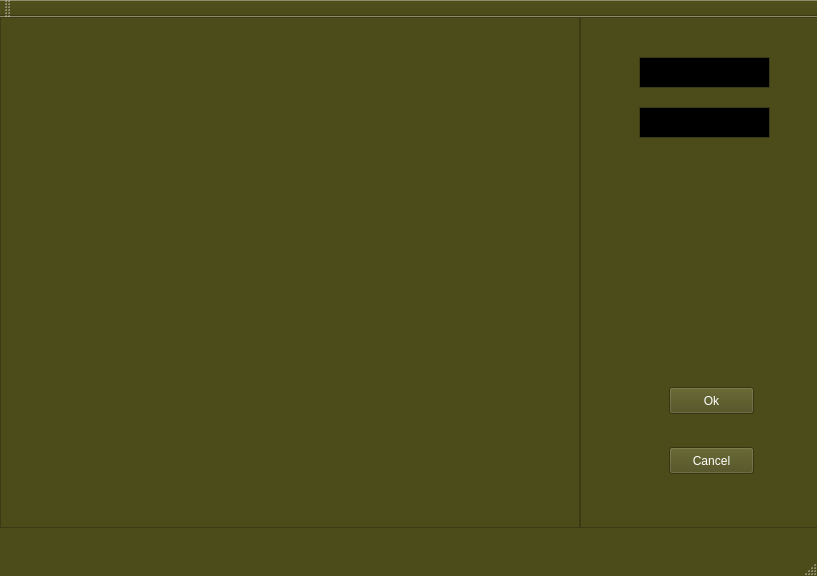
<?xml version="1.0" encoding="UTF-8"?>
<ui version="4.0">
 <class>MainWindow</class>
 <widget class="QMainWindow" name="MainWindow">
  <property name="enabled">
   <bool>true</bool>
  </property>
  <property name="geometry">
   <rect>
    <x>0</x>
    <y>0</y>
    <width>817</width>
    <height>576</height>
   </rect>
  </property>
  <property name="sizePolicy">
   <sizepolicy hsizetype="Fixed" vsizetype="Fixed">
    <horstretch>0</horstretch>
    <verstretch>0</verstretch>
   </sizepolicy>
  </property>
  <property name="palette">
   <palette>
    <active>
     <colorrole role="WindowText">
      <brush brushstyle="SolidPattern">
       <color alpha="255">
        <red>255</red>
        <green>255</green>
        <blue>255</blue>
       </color>
      </brush>
     </colorrole>
     <colorrole role="Button">
      <brush brushstyle="SolidPattern">
       <color alpha="255">
        <red>75</red>
        <green>76</green>
        <blue>26</blue>
       </color>
      </brush>
     </colorrole>
     <colorrole role="Light">
      <brush brushstyle="SolidPattern">
       <color alpha="255">
        <red>112</red>
        <green>114</green>
        <blue>39</blue>
       </color>
      </brush>
     </colorrole>
     <colorrole role="Midlight">
      <brush brushstyle="SolidPattern">
       <color alpha="255">
        <red>93</red>
        <green>95</green>
        <blue>32</blue>
       </color>
      </brush>
     </colorrole>
     <colorrole role="Dark">
      <brush brushstyle="SolidPattern">
       <color alpha="255">
        <red>37</red>
        <green>38</green>
        <blue>13</blue>
       </color>
      </brush>
     </colorrole>
     <colorrole role="Mid">
      <brush brushstyle="SolidPattern">
       <color alpha="255">
        <red>50</red>
        <green>50</green>
        <blue>17</blue>
       </color>
      </brush>
     </colorrole>
     <colorrole role="Text">
      <brush brushstyle="SolidPattern">
       <color alpha="255">
        <red>255</red>
        <green>255</green>
        <blue>255</blue>
       </color>
      </brush>
     </colorrole>
     <colorrole role="BrightText">
      <brush brushstyle="SolidPattern">
       <color alpha="255">
        <red>255</red>
        <green>255</green>
        <blue>255</blue>
       </color>
      </brush>
     </colorrole>
     <colorrole role="ButtonText">
      <brush brushstyle="SolidPattern">
       <color alpha="255">
        <red>255</red>
        <green>255</green>
        <blue>255</blue>
       </color>
      </brush>
     </colorrole>
     <colorrole role="Base">
      <brush brushstyle="SolidPattern">
       <color alpha="255">
        <red>0</red>
        <green>0</green>
        <blue>0</blue>
       </color>
      </brush>
     </colorrole>
     <colorrole role="Window">
      <brush brushstyle="SolidPattern">
       <color alpha="255">
        <red>75</red>
        <green>76</green>
        <blue>26</blue>
       </color>
      </brush>
     </colorrole>
     <colorrole role="Shadow">
      <brush brushstyle="SolidPattern">
       <color alpha="255">
        <red>0</red>
        <green>0</green>
        <blue>0</blue>
       </color>
      </brush>
     </colorrole>
     <colorrole role="AlternateBase">
      <brush brushstyle="SolidPattern">
       <color alpha="255">
        <red>37</red>
        <green>38</green>
        <blue>13</blue>
       </color>
      </brush>
     </colorrole>
     <colorrole role="ToolTipBase">
      <brush brushstyle="SolidPattern">
       <color alpha="255">
        <red>255</red>
        <green>255</green>
        <blue>220</blue>
       </color>
      </brush>
     </colorrole>
     <colorrole role="ToolTipText">
      <brush brushstyle="SolidPattern">
       <color alpha="255">
        <red>0</red>
        <green>0</green>
        <blue>0</blue>
       </color>
      </brush>
     </colorrole>
    </active>
    <inactive>
     <colorrole role="WindowText">
      <brush brushstyle="SolidPattern">
       <color alpha="255">
        <red>255</red>
        <green>255</green>
        <blue>255</blue>
       </color>
      </brush>
     </colorrole>
     <colorrole role="Button">
      <brush brushstyle="SolidPattern">
       <color alpha="255">
        <red>75</red>
        <green>76</green>
        <blue>26</blue>
       </color>
      </brush>
     </colorrole>
     <colorrole role="Light">
      <brush brushstyle="SolidPattern">
       <color alpha="255">
        <red>112</red>
        <green>114</green>
        <blue>39</blue>
       </color>
      </brush>
     </colorrole>
     <colorrole role="Midlight">
      <brush brushstyle="SolidPattern">
       <color alpha="255">
        <red>93</red>
        <green>95</green>
        <blue>32</blue>
       </color>
      </brush>
     </colorrole>
     <colorrole role="Dark">
      <brush brushstyle="SolidPattern">
       <color alpha="255">
        <red>37</red>
        <green>38</green>
        <blue>13</blue>
       </color>
      </brush>
     </colorrole>
     <colorrole role="Mid">
      <brush brushstyle="SolidPattern">
       <color alpha="255">
        <red>50</red>
        <green>50</green>
        <blue>17</blue>
       </color>
      </brush>
     </colorrole>
     <colorrole role="Text">
      <brush brushstyle="SolidPattern">
       <color alpha="255">
        <red>255</red>
        <green>255</green>
        <blue>255</blue>
       </color>
      </brush>
     </colorrole>
     <colorrole role="BrightText">
      <brush brushstyle="SolidPattern">
       <color alpha="255">
        <red>255</red>
        <green>255</green>
        <blue>255</blue>
       </color>
      </brush>
     </colorrole>
     <colorrole role="ButtonText">
      <brush brushstyle="SolidPattern">
       <color alpha="255">
        <red>255</red>
        <green>255</green>
        <blue>255</blue>
       </color>
      </brush>
     </colorrole>
     <colorrole role="Base">
      <brush brushstyle="SolidPattern">
       <color alpha="255">
        <red>0</red>
        <green>0</green>
        <blue>0</blue>
       </color>
      </brush>
     </colorrole>
     <colorrole role="Window">
      <brush brushstyle="SolidPattern">
       <color alpha="255">
        <red>75</red>
        <green>76</green>
        <blue>26</blue>
       </color>
      </brush>
     </colorrole>
     <colorrole role="Shadow">
      <brush brushstyle="SolidPattern">
       <color alpha="255">
        <red>0</red>
        <green>0</green>
        <blue>0</blue>
       </color>
      </brush>
     </colorrole>
     <colorrole role="AlternateBase">
      <brush brushstyle="SolidPattern">
       <color alpha="255">
        <red>37</red>
        <green>38</green>
        <blue>13</blue>
       </color>
      </brush>
     </colorrole>
     <colorrole role="ToolTipBase">
      <brush brushstyle="SolidPattern">
       <color alpha="255">
        <red>255</red>
        <green>255</green>
        <blue>220</blue>
       </color>
      </brush>
     </colorrole>
     <colorrole role="ToolTipText">
      <brush brushstyle="SolidPattern">
       <color alpha="255">
        <red>0</red>
        <green>0</green>
        <blue>0</blue>
       </color>
      </brush>
     </colorrole>
    </inactive>
    <disabled>
     <colorrole role="WindowText">
      <brush brushstyle="SolidPattern">
       <color alpha="255">
        <red>37</red>
        <green>38</green>
        <blue>13</blue>
       </color>
      </brush>
     </colorrole>
     <colorrole role="Button">
      <brush brushstyle="SolidPattern">
       <color alpha="255">
        <red>75</red>
        <green>76</green>
        <blue>26</blue>
       </color>
      </brush>
     </colorrole>
     <colorrole role="Light">
      <brush brushstyle="SolidPattern">
       <color alpha="255">
        <red>112</red>
        <green>114</green>
        <blue>39</blue>
       </color>
      </brush>
     </colorrole>
     <colorrole role="Midlight">
      <brush brushstyle="SolidPattern">
       <color alpha="255">
        <red>93</red>
        <green>95</green>
        <blue>32</blue>
       </color>
      </brush>
     </colorrole>
     <colorrole role="Dark">
      <brush brushstyle="SolidPattern">
       <color alpha="255">
        <red>37</red>
        <green>38</green>
        <blue>13</blue>
       </color>
      </brush>
     </colorrole>
     <colorrole role="Mid">
      <brush brushstyle="SolidPattern">
       <color alpha="255">
        <red>50</red>
        <green>50</green>
        <blue>17</blue>
       </color>
      </brush>
     </colorrole>
     <colorrole role="Text">
      <brush brushstyle="SolidPattern">
       <color alpha="255">
        <red>37</red>
        <green>38</green>
        <blue>13</blue>
       </color>
      </brush>
     </colorrole>
     <colorrole role="BrightText">
      <brush brushstyle="SolidPattern">
       <color alpha="255">
        <red>255</red>
        <green>255</green>
        <blue>255</blue>
       </color>
      </brush>
     </colorrole>
     <colorrole role="ButtonText">
      <brush brushstyle="SolidPattern">
       <color alpha="255">
        <red>37</red>
        <green>38</green>
        <blue>13</blue>
       </color>
      </brush>
     </colorrole>
     <colorrole role="Base">
      <brush brushstyle="SolidPattern">
       <color alpha="255">
        <red>75</red>
        <green>76</green>
        <blue>26</blue>
       </color>
      </brush>
     </colorrole>
     <colorrole role="Window">
      <brush brushstyle="SolidPattern">
       <color alpha="255">
        <red>75</red>
        <green>76</green>
        <blue>26</blue>
       </color>
      </brush>
     </colorrole>
     <colorrole role="Shadow">
      <brush brushstyle="SolidPattern">
       <color alpha="255">
        <red>0</red>
        <green>0</green>
        <blue>0</blue>
       </color>
      </brush>
     </colorrole>
     <colorrole role="AlternateBase">
      <brush brushstyle="SolidPattern">
       <color alpha="255">
        <red>75</red>
        <green>76</green>
        <blue>26</blue>
       </color>
      </brush>
     </colorrole>
     <colorrole role="ToolTipBase">
      <brush brushstyle="SolidPattern">
       <color alpha="255">
        <red>255</red>
        <green>255</green>
        <blue>220</blue>
       </color>
      </brush>
     </colorrole>
     <colorrole role="ToolTipText">
      <brush brushstyle="SolidPattern">
       <color alpha="255">
        <red>0</red>
        <green>0</green>
        <blue>0</blue>
       </color>
      </brush>
     </colorrole>
    </disabled>
   </palette>
  </property>
  <property name="windowTitle">
   <string>MainWindow</string>
  </property>
  <property name="autoFillBackground">
   <bool>true</bool>
  </property>
  <widget class="QWidget" name="centralWidget">
   <widget class="QFrame" name="frame">
    <property name="geometry">
     <rect>
      <x>0</x>
      <y>0</y>
      <width>581</width>
      <height>511</height>
     </rect>
    </property>
    <property name="frameShape">
     <enum>QFrame::StyledPanel</enum>
    </property>
    <property name="frameShadow">
     <enum>QFrame::Raised</enum>
    </property>
   </widget>
   <widget class="QFrame" name="frame_2">
    <property name="geometry">
     <rect>
      <x>579</x>
      <y>0</y>
      <width>241</width>
      <height>511</height>
     </rect>
    </property>
    <property name="frameShape">
     <enum>QFrame::StyledPanel</enum>
    </property>
    <property name="frameShadow">
     <enum>QFrame::Raised</enum>
    </property>
    <widget class="QPushButton" name="pushButton">
     <property name="geometry">
      <rect>
       <x>90</x>
       <y>370</y>
       <width>85</width>
       <height>27</height>
      </rect>
     </property>
     <property name="text">
      <string>Ok</string>
     </property>
    </widget>
    <widget class="QPushButton" name="pushButton_2">
     <property name="geometry">
      <rect>
       <x>90</x>
       <y>430</y>
       <width>85</width>
       <height>27</height>
      </rect>
     </property>
     <property name="text">
      <string>Cancel</string>
     </property>
    </widget>
    <widget class="QTextEdit" name="textEdit">
     <property name="geometry">
      <rect>
       <x>60</x>
       <y>40</y>
       <width>131</width>
       <height>31</height>
      </rect>
     </property>
    </widget>
    <widget class="QTextEdit" name="textEdit_2">
     <property name="geometry">
      <rect>
       <x>60</x>
       <y>90</y>
       <width>131</width>
       <height>31</height>
      </rect>
     </property>
    </widget>
   </widget>
  </widget>
  <widget class="QMenuBar" name="menuBar">
   <property name="geometry">
    <rect>
     <x>0</x>
     <y>0</y>
     <width>817</width>
     <height>27</height>
    </rect>
   </property>
  </widget>
  <widget class="QToolBar" name="mainToolBar">
   <attribute name="toolBarArea">
    <enum>TopToolBarArea</enum>
   </attribute>
   <attribute name="toolBarBreak">
    <bool>false</bool>
   </attribute>
  </widget>
  <widget class="QStatusBar" name="statusBar"/>
 </widget>
 <layoutdefault spacing="6" margin="11"/>
 <resources/>
 <connections/>
</ui>
